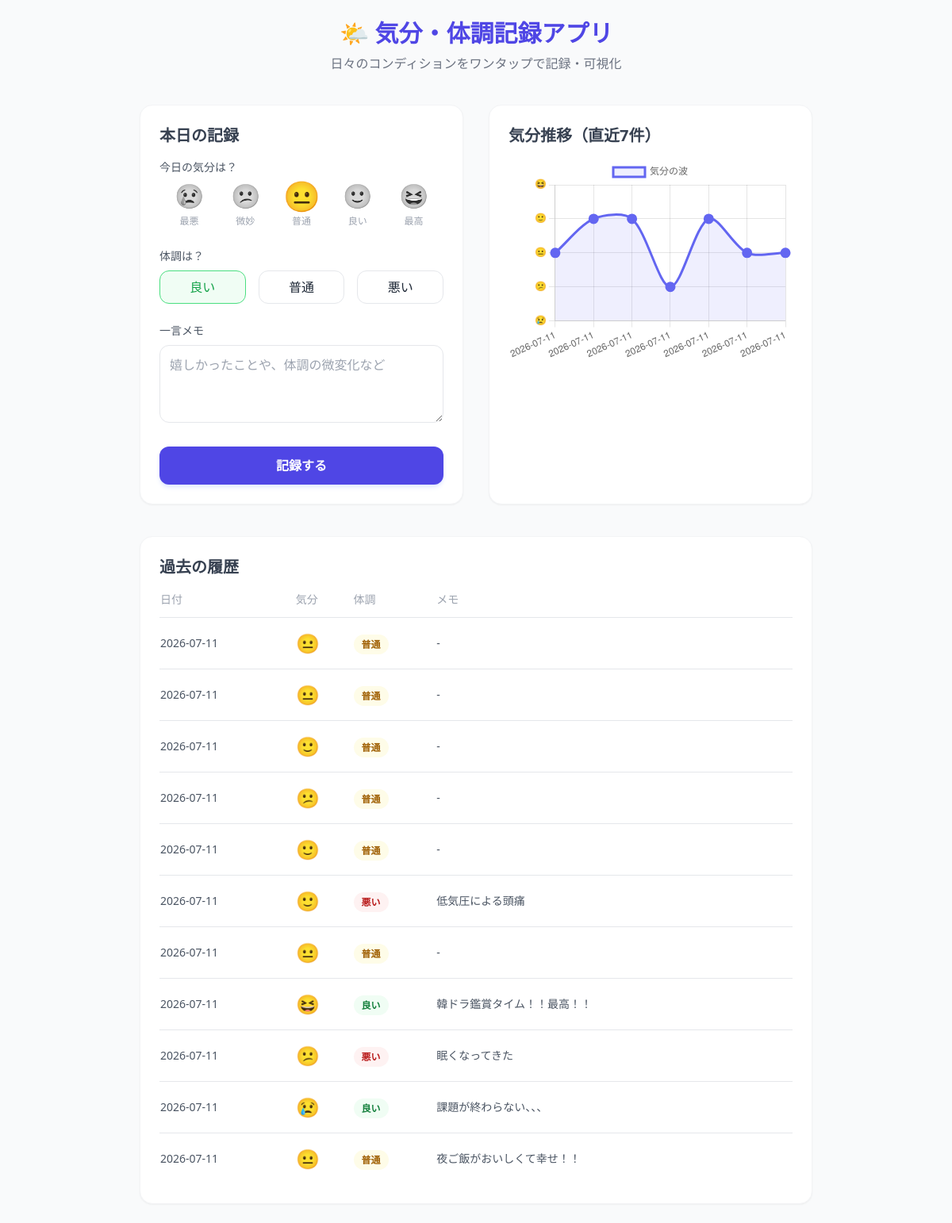
The page / on the database its author committed.
### tables this page shows
CREATE TABLE records (
            id INTEGER PRIMARY KEY AUTOINCREMENT,
            date TEXT DEFAULT (DATE('now', 'localtime')),
            mood INTEGER,
            condition TEXT,
            memo TEXT
        );

### app.py (the view)
@app.route('/')
def index():
    conn = sqlite3.connect(DB_PATH)
    cursor = conn.cursor()
    cursor.execute('SELECT date, mood, condition, memo FROM records ORDER BY id DESC')
    records = cursor.fetchall()
    conn.close()
    return render_template('index.html', records=records)

### templates/index.html (shortened to what this page needs)
<!DOCTYPE html>
<html lang="ja">
<head>
    <script src="https://cdn.tailwindcss.com"></script>
</head>
<body class="bg-gray-50 text-gray-800 min-h-screen">
    <div class="container mx-auto max-w-4xl p-6">
        <header class="text-center mb-10">
            <h1 class="text-3xl font-bold text-indigo-600">🌤️ 気分・体調記録アプリ</h1>
            <p class="text-gray-500 mt-2">日々のコンディションをワンタップで記録・可視化</p>
        </header>
        <div class="grid grid-cols-1 md:grid-cols-2 gap-8">
            <section class="bg-white p-6 rounded-2xl shadow-sm border border-gray-100">
                <h2 class="text-xl font-semibold mb-4 text-gray-700">本日の記録</h2>
                <form action="/add" method="POST" class="space-y-6">
                    <div>
                        <label class="block text-sm font-medium text-gray-600 mb-2">今日の気分は？</label>
                        <div class="flex justify-between items-center max-w-xs mx-auto">
                            <label class="text-center cursor-pointer">
                                <div class="text-3xl filter grayscale peer-checked:grayscale-0 transform peer-checked:scale-125 transition-all">😢</div>
                                <span class="text-xs text-gray-400">最悪</span>
                            </label>
                            <label class="text-center cursor-pointer">
                                <div class="text-3xl filter grayscale peer-checked:grayscale-0 transform peer-checked:scale-125 transition-all">😕</div>
                                <span class="text-xs text-gray-400">微妙</span>
                            </label>
                            <label class="text-center cursor-pointer">
                                <div class="text-3xl filter grayscale peer-checked:grayscale-0 transform peer-checked:scale-125 transition-all">😐</div>
                                <span class="text-xs text-gray-400">普通</span>
                            </label>
                            <label class="text-center cursor-pointer">
                                <div class="text-3xl filter grayscale peer-checked:grayscale-0 transform peer-checked:scale-125 transition-all">🙂</div>
                                <span class="text-xs text-gray-400">良い</span>
                            </label>
                            <label class="text-center cursor-pointer">
                                <div class="text-3xl filter grayscale peer-checked:grayscale-0 transform peer-checked:scale-125 transition-all">😆</div>
                                <span class="text-xs text-gray-400">最高</span>
                            </label>
                        </div>
                    </div>
                    <div>
                        <label class="block text-sm font-medium text-gray-600 mb-2">体調は？</label>
                        <div class="flex gap-4">
                            <label class="flex-1">
                                <div class="text-center py-2 border rounded-xl cursor-pointer peer-checked:bg-green-50 peer-checked:border-green-400 peer-checked:text-green-600 transition-all">良い</div>
                            </label>
                            <label class="flex-1">
                                <div class="text-center py-2 border rounded-xl cursor-pointer peer-checked:bg-yellow-50 peer-checked:border-yellow-400 peer-checked:text-yellow-600 transition-all">普通</div>
                            </label>
                            <label class="flex-1">
                                <div class="text-center py-2 border rounded-xl cursor-pointer peer-checked:bg-red-50 peer-checked:border-red-400 peer-checked:text-red-600 transition-all">悪い</div>
                            </label>
                        </div>
                    </div>
                    <div>
                        <label for="memo" class="block text-sm font-medium text-gray-600 mb-2">一言メモ</label>
                        <textarea id="memo" name="memo" rows="3" class="w-full border rounded-xl p-3 focus:outline-none focus:ring-2 focus:ring-indigo-400" placeholder="嬉しかったことや、体調の微変化など"></textarea>
                    </div>
                    <button type="submit" class="w-full bg-indigo-600 hover:bg-indigo-700 text-white font-semibold py-3 rounded-xl transition-colors shadow-md shadow-indigo-100">
                        記録する
                    </button>
                </form>
            </section>
            <section class="bg-white p-6 rounded-2xl shadow-sm border border-gray-100 flex flex-col justify-between">
                <div>
                    <h2 class="text-xl font-semibold mb-4 text-gray-700">気分推移（直近7件）</h2>
                    <div class="w-full h-64">
                        <canvas id="moodChart"></canvas>
                    </div>
                </div>
            </section>
        </div>
        <section class="mt-10 bg-white p-6 rounded-2xl shadow-sm border border-gray-100">
            <h2 class="text-xl font-semibold mb-4 text-gray-700">過去の履歴</h2>
            <div class="overflow-x-auto">
                <table class="w-full text-left border-collapse">
                    <thead>
                        <tr class="border-b text-gray-400 text-sm">
                            <th class="pb-3 font-medium">日付</th>
                            <th class="pb-3 font-medium">気分</th>
                            <th class="pb-3 font-medium">体調</th>
                            <th class="pb-3 font-medium">メモ</th>
                        </tr>
                    </thead>
                    <tbody class="divide-y text-gray-600">
                        {% for record in records %}
                        <tr>
                            <td class="py-4 text-sm font-medium">{{ record[0] }}</td>
                            <td class="py-4 text-2xl">
                                {% if record[1] == 1 %}😢
                                {% elif record[1] == 2 %}😕
                                {% elif record[1] == 3 %}😐
                                {% elif record[1] == 4 %}🙂
                                {% elif record[1] == 5 %}😆
                                {% endif %}
                            </td>
                            <td class="py-4">
                                <span class="px-2.5 py-1 rounded-full text-xs font-semibold
                                    {% if record[2] == '良い' %}bg-green-50 text-green-700
                                    {% elif record[2] == '普通' %}bg-yellow-50 text-yellow-700
                                    {% else %}bg-red-50 text-red-700{% endif %}">
                                    {{ record[2] }}
                                </span>
                            </td>
                            <td class="py-4 text-sm">{{ record[3] or '-' }}</td>
                        </tr>
                        {% endfor %}
                    </tbody>
                </table>
            </div>
        </section>
    </div>
    <script>
        document.addEventListener("DOMContentLoaded", function() {
            fetch('/api/data')
                .then(response => response.json())
                .then(data => {
                    const ctx = document.getElementById('moodChart').getContext('2d');
                    new Chart(ctx, {
                        type: 'line',
                        data: {
                            labels: data.labels,
                            datasets: [{
                                label: '気分の波',
                                data: data.moods,
                                borderColor: 'rgb(99, 102, 241)',
                                backgroundColor: 'rgba(99, 102, 241, 0.1)',
                                borderWidth: 3,
                                tension: 0.3,
                                fill: true,
                                pointRadius: 5,
                                pointBackgroundColor: 'rgb(99, 102, 241)'
                            }]
                        },
                        options: {
                            responsive: true,
                            maintainAspectRatio: false,
                            scales: {
                                y: {
                                    min: 1,
                                    max: 5,
                                    ticks: {
                                        stepSize: 1,
                                        callback: function(value) {
                                            const emojiMap = { 1: '😢', 2: '😕', 3: '😐', 4: '🙂', 5: '😆' };
                                            return emojiMap[value] || value;
                                        }
                                    }
                                }
                            }
                        }
                    });
                });
        });
    </script>
</body>
</html>

### rows shown on the page
records: date "2026-07-11", condition "普通", memo "-"
records: date "2026-07-11", condition "普通", memo "-"
records: date "2026-07-11", condition "普通", memo "-"
records: date "2026-07-11", condition "普通", memo "-"
records: date "2026-07-11", condition "普通", memo "-"
records: date "2026-07-11", condition "悪い", memo "低気圧による頭痛"
records: date "2026-07-11", condition "普通", memo "-"
records: date "2026-07-11", condition "良い", memo "韓ドラ鑑賞タイム！！最高！！"
records: date "2026-07-11", condition "悪い", memo "眠くなってきた"
records: date "2026-07-11", condition "良い", memo "課題が終わらない、、、"
records: date "2026-07-11", condition "普通", memo "夜ご飯がおいしくて幸せ！！"
